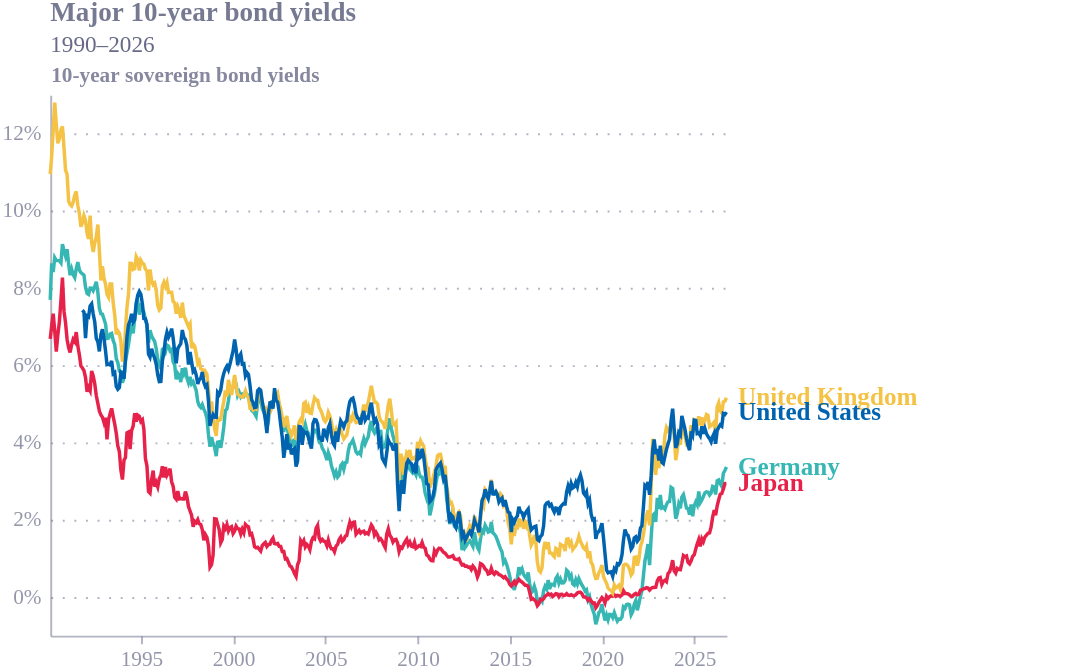

Write a Vega-Lite specification for this figure.
### Vega-Lite specification from a JSON file in a GitHub repository (floating-point values rounded to 4 significant figures; data arrays with more than 128 entries replaced by an {"elided": "..."} marker saying what was removed)
{"config": {"font": "Circular Std", "text": {"color": "#676A86", "align": "left", "baseline": "middle", "dx": 7, "dy": 0, "fontSize": 11}, "view": {"stroke": null, "continuousWidth": 400, "continuousHeight": 300, "discreteWidth": 400, "discreteHeight": 300}, "range": {"category": ["#36B7B4", "#E6224B", "#F4C245", "#0063AF", "#00A767", "#179FDB", "#EB5C2E", "#5C267B", "#122B39"], "diverging": ["#E6224B", "#E54753", "#C9C9C9", "#179FDB", "#122B39"], "heatmap": ["#C9C9C9", "#179FDB", "#0063AF", "#122B39"], "ordinal": ["#00A767", "#36B7B4", "#179FDB", "#0063AF", "#243B5A"]}, "bar": {"color": "#179fdb"}, "line": {"color": "#e6224b"}, "rule": {"color": "#676A86"}, "area": {"opacity": 0.8}, "point": {"filled": true, "size": 80, "color": "#e6224b", "opacity": 0.95}, "geoshape": {"stroke": "white", "strokeWidth": 0.3}, "rect": {"fill": "#d6d4d4", "opacity": 0.3}, "axis": {"labelColor": "#676A86", "labelFontSize": 11, "labelFont": "Circular Std", "labelOpacity": 0.7, "tickColor": "#676A86", "tickOpacity": 0.5, "domainColor": "#676A86", "domainOpacity": 0.5, "gridColor": "#676A86", "gridDash": [2, 2], "gridOpacity": 0.5, "title": null, "titleColor": "#676A86", "titleOpacity": 0.8, "tickSize": 4}, "axisXDiscrete": {"grid": false, "labelAngle": 0, "tickCount": 10, "tickOpacity": 0.5, "title": null}, "axisYDiscrete": {"ticks": false, "labelPadding": 5}, "axisXTemporal": {"grid": false, "ticks": true}, "axisXQuantitative": {"grid": true}, "axisYQuantitative": {"gridColor": "#676A86", "gridDash": [1, 5], "gridOpacity": 0.5, "ticks": false, "labelPadding": 5, "tickCount": 8, "titleAngle": 0, "titleAlign": "left", "titleBaseline": "bottom", "titleX": 0, "titleY": -5}, "title": {"color": "#676A86E6", "subtitleColor": "#676A86", "font": "Circular Std", "subtitleFont": "Circular Std", "anchor": "start", "fontSize": 14, "subtitleFontSize": 12, "subtitlePadding": 4, "offset": 0, "frame": "group"}, "legend": {"titleColor": "#122b39", "title": null, "labelColor": "#122b39", "labelFontSize": 11}}, "layer": [{"mark": {"type": "line", "strokeWidth": 1.8}, "encoding": {"color": {"field": "country", "legend": null, "type": "nominal"}, "x": {"axis": {"format": "%Y", "tickCount": 8}, "field": "date", "type": "temporal"}, "y": {"axis": {"labelExpr": "datum.label + '%'"}, "field": "yield", "title": "10-year sovereign bond yields", "type": "quantitative"}}}, {"mark": {"type": "text", "align": "left", "dx": 6, "fontSize": 13, "fontWeight": "bold"}, "encoding": {"color": {"field": "country", "legend": null, "type": "nominal"}, "text": {"aggregate": {"argmax": "date"}, "field": "country", "type": "nominal"}, "x": {"aggregate": "max", "field": "date", "type": "temporal"}, "y": {"aggregate": {"argmax": "date"}, "field": "yield", "type": "quantitative"}}}], "data": {"name": "data-4f20be30952a01615c8190b77b78de44"}, "height": 280, "padding": {"right": 90}, "title": {"text": "Major 10-year bond yields", "subtitle": "1990–2026"}, "width": 350, "$schema": "https://vega.github.io/schema/vega-lite/v6.4.1.json", "datasets": {"data-4f20be30952a01615c8190b77b78de44": {"elided": "1743 records"}}}
